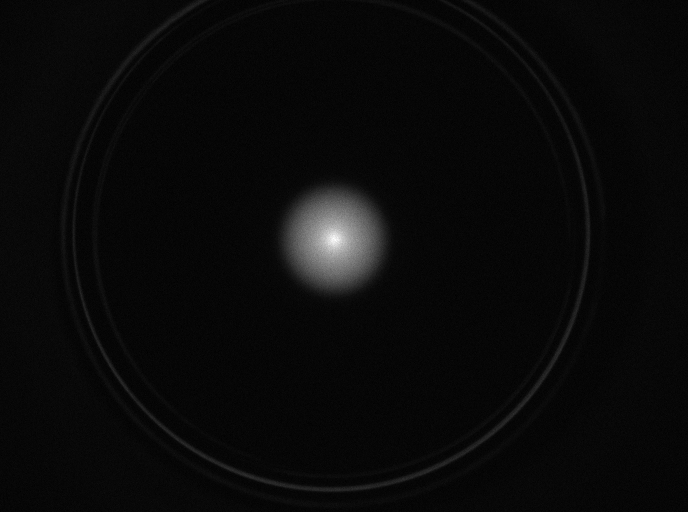
%> input picture MatlabScripts/Imparo/plasma.tiff, 688 x 512 px
$ octave imgAnalysis.m   (GNU Octave 9; MATLAB toolbox functions it lacks are replaced by stand-ins)
%> lines starting %> are read from the running program, lines starting %| are printed output that depends on the picture
close all
clear all
clc

%------------------------------------------------------------%
%               Immagine per lo studio del plasma            %
%------------------------------------------------------------%
figure(1)
% Ciò che plottiamo ora è una superficie in uno spazio a tre dimensioni
% L'ordinata è legata all'intensità della luce uscente che viene catturata
% dalla camera ccd: il comando per effettuare il plot necessario è surface
M = imread("plasma.tiff");  M = double(M);
%> further down, M is the input picture: size 512x688 uint16; min 28, max 3201, mean 155
% Rendo M a valori double perchè se no rischio di perdere dell'informazione
% nel momento in cui faccio delle operazioni sui pixels (come per esempio divisioni
% o altre operazioni di questo genere, che se fatte su interi non sono
% rappresentative della vera operazione in atto)
[row col] = size(M);
%> row = 512; col = 688
colormap('jet') % Scelgo quale sia la scala di colori da utilizzare
surface(M,'FaceAlpha',1,'LineStyle','none','FaceColor','flat');
% Comando per stampare la superficie: dato che non sono specificate x ed y,
% per definire le ascisse e le ordinate dei punti verranno considerati gli
% indici di riga e di colonna della matrice M
% Le opzioni 'FaceAlpha', 1, sono legate all'opacità dell'immagine, in
% particolare verrà settata all'unità, quindi la superficie non risulterà
% per nulla trasparente
% Le opzioni 'LineStyle', 'none' fanno sì che non venga disegnata alcuna
% linea delimitante le facce: questo è necessario perchè essendo i pixel
% molto piccoli ciò che vedremmo sarebbe un'immagine nera
% Le opzioni 'FaceColor','flat' fanno sì che ogni faccia sia colorata tutta
% dello stesso colore: questo serve perchè noi vogliamo ottenere delle
% misure precise sulle dimensioni della trappola e del plasma e colori
% sfumati non ci aiuterebbero
axis([1 col 1 row]); % Fisso i limiti degli assi: da 1 a col & da 1 a row
daspect([1 1 4]);   % Imposto i rapporti fra gli assi: in questo caso le udm sono uguali per asse x ed y
colorbar    % Aggiungo la colorbar a bordo del plot
xlabel("Colonne")
ylabel("Righe")
title("Intensità catturata: non centrata")
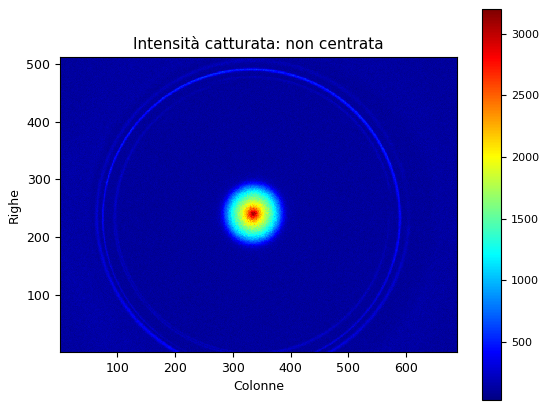
%> figure redrawn from the program's plot data


%------------------------------------------------------------%
%              Versione più carina e sviluppata              %
%------------------------------------------------------------%
figure(2)
y = linspace(-row/2, row/2, row);   % Linspace consente di generare dei valori separati da intervalli regolari
%> y = 512 values from -256 to 256
x = linspace(-col/2, col/2, col);   % Input sono: inizio della scala, fine della scala e numero di passi da effettuare
%> x = 688 values from -344 to 344
[X, Y] = meshgrid(x,y);   % Creo una griglia di valori, non voglio più utilizzare gli indici per i plot
colormap('jet')
surface(X, Y, M,'FaceAlpha',1,'LineStyle','none','FaceColor','flat');
axis([-col/2 col/2 -row/2 row/2]);
daspect([1 1 4]);
colorbar
xlabel("Colonne")
ylabel("Righe")
title("Intensità catturata: centrata")
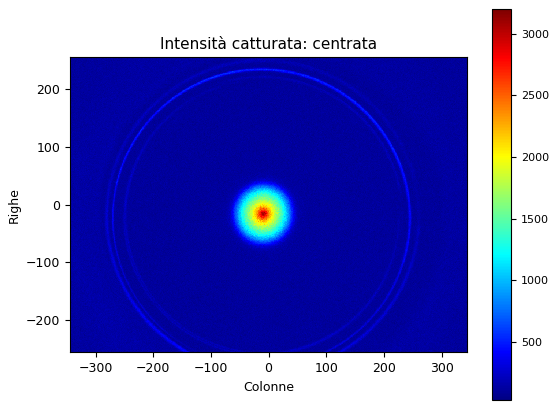
%> figure redrawn from the program's plot data
